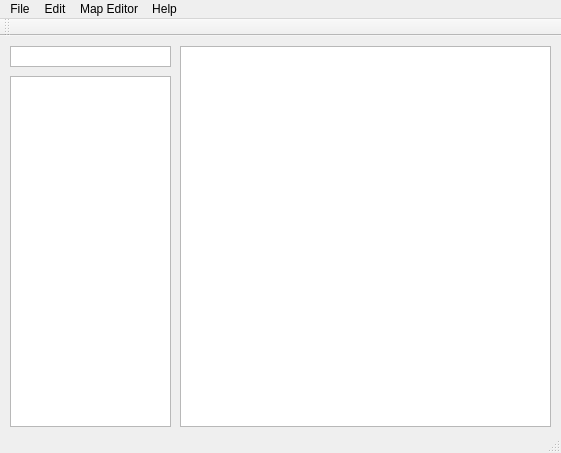
<?xml version="1.0" encoding="UTF-8"?>
<ui version="4.0">
 <class>OXCTools</class>
 <widget class="QMainWindow" name="OXCTools">
  <property name="geometry">
   <rect>
    <x>0</x>
    <y>0</y>
    <width>561</width>
    <height>453</height>
   </rect>
  </property>
  <property name="windowTitle">
   <string>OXCTools</string>
  </property>
  <widget class="QWidget" name="centralWidget">
   <widget class="QPlainTextEdit" name="plainTextEdit">
    <property name="geometry">
     <rect>
      <x>10</x>
      <y>10</y>
      <width>161</width>
      <height>21</height>
     </rect>
    </property>
    <property name="verticalScrollBarPolicy">
     <enum>Qt::ScrollBarAlwaysOff</enum>
    </property>
    <property name="horizontalScrollBarPolicy">
     <enum>Qt::ScrollBarAlwaysOff</enum>
    </property>
   </widget>
   <widget class="QTreeWidget" name="treeWidget">
    <property name="geometry">
     <rect>
      <x>10</x>
      <y>40</y>
      <width>161</width>
      <height>351</height>
     </rect>
    </property>
    <attribute name="headerVisible">
     <bool>false</bool>
    </attribute>
    <column>
     <property name="text">
      <string>1</string>
     </property>
    </column>
   </widget>
   <widget class="QTableWidget" name="tableWidget">
    <property name="geometry">
     <rect>
      <x>180</x>
      <y>10</y>
      <width>371</width>
      <height>381</height>
     </rect>
    </property>
   </widget>
  </widget>
  <widget class="QMenuBar" name="menuBar">
   <property name="geometry">
    <rect>
     <x>0</x>
     <y>0</y>
     <width>561</width>
     <height>21</height>
    </rect>
   </property>
   <widget class="QMenu" name="menuMod_Authored_Ruleset_Suite">
    <property name="title">
     <string>File</string>
    </property>
    <addaction name="actionNew"/>
    <addaction name="actionOpen"/>
    <addaction name="actionClose"/>
    <addaction name="actionSave"/>
    <addaction name="actionSave_As"/>
    <addaction name="actionExit"/>
   </widget>
   <widget class="QMenu" name="menuEdit">
    <property name="title">
     <string>Edit</string>
    </property>
    <addaction name="actionUndo"/>
    <addaction name="actionRedo"/>
    <addaction name="actionCopy"/>
    <addaction name="actionCopy_2"/>
    <addaction name="actionPaste"/>
    <addaction name="actionDelete"/>
   </widget>
   <widget class="QMenu" name="menuMap_Editor">
    <property name="title">
     <string>Map Editor</string>
    </property>
    <addaction name="actionLaunch_Map_Editor"/>
   </widget>
   <widget class="QMenu" name="menuHelp">
    <property name="title">
     <string>Help</string>
    </property>
    <addaction name="actionOpen_Help_File"/>
    <addaction name="actionAbout"/>
   </widget>
   <addaction name="menuMod_Authored_Ruleset_Suite"/>
   <addaction name="menuEdit"/>
   <addaction name="menuMap_Editor"/>
   <addaction name="menuHelp"/>
  </widget>
  <widget class="QToolBar" name="mainToolBar">
   <attribute name="toolBarArea">
    <enum>TopToolBarArea</enum>
   </attribute>
   <attribute name="toolBarBreak">
    <bool>false</bool>
   </attribute>
  </widget>
  <widget class="QStatusBar" name="statusBar"/>
  <action name="actionLaunch_Map_Editor">
   <property name="text">
    <string>Launch Map Editor</string>
   </property>
  </action>
  <action name="actionNew">
   <property name="text">
    <string>New</string>
   </property>
  </action>
  <action name="actionOpen">
   <property name="text">
    <string>Open</string>
   </property>
  </action>
  <action name="actionClose">
   <property name="text">
    <string>Close</string>
   </property>
  </action>
  <action name="actionSave">
   <property name="text">
    <string>Save</string>
   </property>
  </action>
  <action name="actionSave_As">
   <property name="text">
    <string>Save As...</string>
   </property>
  </action>
  <action name="actionExit">
   <property name="text">
    <string>Exit</string>
   </property>
  </action>
  <action name="actionUndo">
   <property name="text">
    <string>Undo</string>
   </property>
  </action>
  <action name="actionRedo">
   <property name="text">
    <string>Redo</string>
   </property>
  </action>
  <action name="actionCopy">
   <property name="text">
    <string>Cut</string>
   </property>
  </action>
  <action name="actionCopy_2">
   <property name="text">
    <string>Copy</string>
   </property>
  </action>
  <action name="actionPaste">
   <property name="text">
    <string>Paste</string>
   </property>
  </action>
  <action name="actionDelete">
   <property name="text">
    <string>Delete</string>
   </property>
  </action>
  <action name="actionOpen_Help_File">
   <property name="text">
    <string>Open Help File</string>
   </property>
  </action>
  <action name="actionAbout">
   <property name="text">
    <string>About</string>
   </property>
  </action>
 </widget>
 <layoutdefault spacing="6" margin="11"/>
 <resources/>
 <connections/>
</ui>
